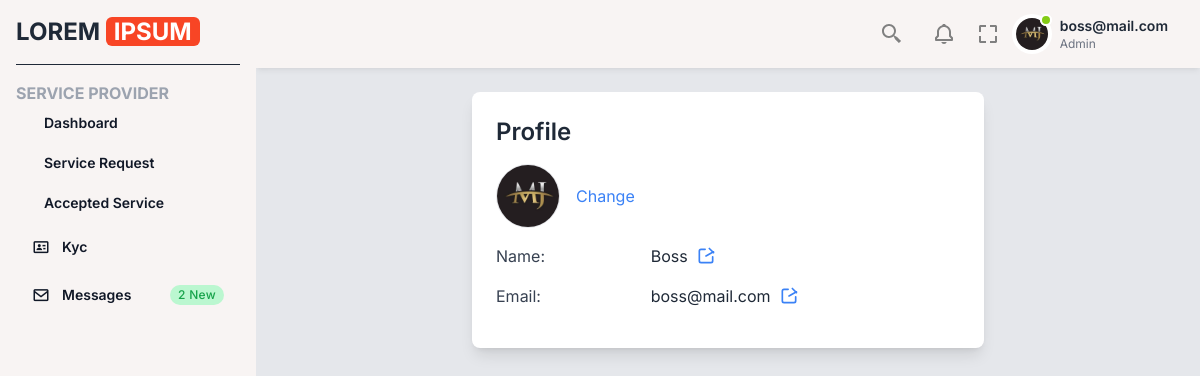
The app's page /service_provider/s_profile/ (signed in) with its own data.
### dashboard/models.py (models this page shows, shortened)
class custom_user(AbstractUser):
    ROLE_CHOICES = (
        ('admin', 'Admin'),
        ('client', 'Client'),
        ('service_provider', 'Service Provider'),
    )
    role = models.CharField(max_length=20, choices=ROLE_CHOICES, default='client')
    profile_image = models.ImageField(upload_to='profile_pics/', blank=True, null=True)
    name = models.CharField(max_length=255, blank=True, null=True)

### dashboard/views.py (the view, shortened to what this page needs)
# urls.py: path('profile/', profile_view, name = 'profile'),
def profile_view(request):
    user = request.user
    template_name = "dashboard/admin_profile.html"
    redirect_url = "profile"
    if request.resolver_match.url_name == "s_profile":
        template_name = "service_provider/s_profile.html"
        redirect_url = "s_profile"
    return render(request, template_name, {"user": user})

### clone/context_processors.py (called while the page is built)
def cart_item_count(request):
    if request.user.is_authenticated:
        cart_count = Cart.objects.filter(user=request.user).count()
    else:
        cart_count = 0  # If not logged in, show zero
    return {"cart_item_count": cart_count}

### service_provider/templates/service_provider/s_profile.html (shortened to what this page needs)
{% extends 'service_dashboard.html' %}
{% block s_provider %}
{% load static %}
<div class="container mx-auto p-6">
    <div class="bg-white shadow-lg rounded-lg p-6 w-full max-w-lg mx-auto">
        <h2 class="text-2xl font-semibold mb-4">Profile</h2>
        <form method="post" enctype="multipart/form-data" id="profile-form">
            <div class="mb-4 flex items-center">
                <img id="profile-img" src="{{ user.profile_image.url }}" alt="Profile Image" class="w-16 h-16 rounded-full object-cover border">
                <label for="profile_image" class="ml-4 cursor-pointer text-blue-500 hover:underline">Change</label>
            </div>
            <div class="mb-4 flex justify-between items-center">
                <label class="text-gray-700">Name:</label>
                <div class="flex items-center w-2/3">
                    <span id="name-text">{{ user.username | title }}</span>
                    <button type="button" class="ml-2 text-blue-500 edit-btn" data-target="name">
                        <svg xmlns="http://www.w3.org/2000/svg" class="h-5 w-5" fill="none" viewBox="0 0 24 24" stroke="currentColor">
                            <path stroke-linecap="round" stroke-linejoin="round" stroke-width="2" d="M11 4H6a2 2 0 00-2 2v12a2 2 0 002 2h12a2 2 0 002-2v-5M16 3l5 5m-9 4L21 7M16 3l5 5"/>
                        </svg>
                    </button>
                </div>
            </div>
            <div class="mb-4 flex justify-between items-center">
                <label class="text-gray-700">Email:</label>
                <div class="flex items-center w-2/3">
                    <span id="email-text">{{ user.email }}</span>
                    <button type="button" class="ml-2 text-blue-500 edit-btn" data-target="email">
                        <svg xmlns="http://www.w3.org/2000/svg" class="h-5 w-5" fill="none" viewBox="0 0 24 24" stroke="currentColor">
                            <path stroke-linecap="round" stroke-linejoin="round" stroke-width="2" d="M11 4H6a2 2 0 00-2 2v12a2 2 0 002 2h12a2 2 0 002-2v-5M16 3l5 5m-9 4L21 7M16 3l5 5"/>
                        </svg>
                    </button>
                </div>
            </div>
        </form>
    </div>
</div>
{% endblock %}

### templates/service_dashboard.html (shortened to what this page needs)
<!DOCTYPE html>
<html lang="en">
  <head>
    <link
      href="https://fonts.bunny.net/css?family=figtree:400,500,600&display=swap"
      rel="stylesheet"
    />
    <link
      href="https://unpkg.com/boxicons@2.1.4/css/boxicons.min.css"
      rel="stylesheet"
    />
    <link
      href="https://cdn.jsdelivr.net/npm/remixicon@3.5.0/fonts/remixicon.css"
      rel="stylesheet"
    />
    <script src="https://cdn.tailwindcss.com"></script>
  </head>
  <body class="text-gray-800 font-inter">
    <div
      class="fixed left-0 top-0 w-64 h-full bg-[#f8f4f3] p-4 z-50 sidebar-menu transition-transform"
    >
      <a href="#" class="flex items-center pb-4 border-b border-b-gray-800">
        <h2 class="font-bold text-2xl">
          LOREM
          <span class="bg-[#f84525] text-white px-2 rounded-md">IPSUM</span>
        </h2>
      </a>
      <ul class="mt-4">
        <span class="text-gray-400 font-bold">SERVICE PROVIDER</span>
        <li class="mb-1 group">
          <a
            href="{% url 'provider_dashboard' %}"
            class="flex font-semibold items-center py-2 px-4 text-gray-900 hover:bg-gray-950 hover:text-gray-100 rounded-md group-[.active]:bg-gray-800 group-[.active]:text-white group-[.selected]:bg-gray-950 group-[.selected]:text-gray-100"
          >
            <span class="text-sm">Dashboard</span>
          </a>
        </li>
        <li class="mb-1 group">
          <a
            href="{% url 's_booking_request' %}"
            class="flex font-semibold items-center py-2 px-4 text-gray-900 hover:bg-gray-950 hover:text-gray-100 rounded-md group-[.active]:bg-gray-800 group-[.active]:text-white group-[.selected]:bg-gray-950 group-[.selected]:text-gray-100"
          >
            <span class="text-sm">Service Request</span>
          </a>
        </li>
        <li class="mb-1 group">
          <a
            href="{% url 'accepted_services' %}"
            class="flex font-semibold items-center py-2 px-4 text-gray-900 hover:bg-gray-950 hover:text-gray-100 rounded-md group-[.active]:bg-gray-800 group-[.active]:text-white group-[.selected]:bg-gray-950 group-[.selected]:text-gray-100"
          >
            <span class="text-sm">Accepted Service</span>
          </a>
        </li>
        <li class="mb-1 group">
          <a
            href="{% url 'kyc' %}"
            class="flex font-semibold items-center py-2 px-4 text-gray-900 hover:bg-gray-950 hover:text-gray-100 rounded-md group-[.active]:bg-gray-800 group-[.active]:text-white group-[.selected]:bg-gray-950 group-[.selected]:text-gray-100"
          >
          <i class="bx bx-id-card mr-3 text-lg"></i>
            <span class="text-sm">Kyc</span>
          </a>
        </li>
        <li class="mb-1 group">
          <a
            href="{% url 's_notification' %}"
            class="flex font-semibold items-center py-2 px-4 text-gray-900 hover:bg-gray-950 hover:text-gray-100 rounded-md group-[.active]:bg-gray-800 group-[.active]:text-white group-[.selected]:bg-gray-950 group-[.selected]:text-gray-100"
          >
            <i class="bx bx-envelope mr-3 text-lg"></i>
            <span class="text-sm">Messages</span>
            <span
              class="md:block px-2 py-0.5 ml-auto text-xs font-medium tracking-wide text-green-600 bg-green-200 rounded-full"
              >2 New</span
            >
          </a>
        </li>
      </ul>
    </div>
    <main
      class="w-full md:w-[calc(100%-256px)] md:ml-64 bg-gray-200 min-h-screen transition-all main"
    >
      <div
        class="py-2 px-6 bg-[#f8f4f3] flex items-center shadow-md shadow-black/5 sticky top-0 left-0 z-30"
      >
        <ul class="ml-auto flex items-center">
          <li class="mr-1 dropdown">
            <button
              type="button"
              class="dropdown-toggle text-gray-400 mr-4 w-8 h-8 rounded flex items-center justify-center hover:text-gray-600"
            >
            </button>
          </li>
          <li class="dropdown">
            <button
              type="button"
              class="dropdown-toggle text-gray-400 mr-4 w-8 h-8 rounded flex items-center justify-center hover:text-gray-600"
            >
            </button>
          </li>
          <button id="fullscreen-button">
            <svg
              xmlns="http://www.w3.org/2000/svg"
              width="24"
              height="24"
              class="hover:bg-gray-100 rounded-full"
              viewBox="0 0 24 24"
              style="fill: gray; transform: ; msfilter: "
            >
              <path
                d="M5 5h5V3H3v7h2zm5 14H5v-5H3v7h7zm11-5h-2v5h-5v2h7zm-2-4h2V3h-7v2h5z"
              ></path>
            </svg>
          </button>
          <li class="dropdown ml-3">
            <button type="button" class="dropdown-toggle flex items-center">
              <div class="flex-shrink-0 w-10 h-10 relative">
                <div
                  class="p-1 bg-white rounded-full focus:outline-none focus:ring"
                >
                  <img
                    class="w-8 h-8 rounded-full"
                    src="{% if user.profile_image %}{{ user.profile_image.url }}{% else %}https://via.placeholder.com/40{% endif %}"
                    alt="User Profile"
                  />
                  <div
                    class="top-0 left-7 absolute w-3 h-3 bg-lime-500 border-2 border-white rounded-full"
                  ></div>
                </div>
              </div>
              <div class="p-2 md:block text-left">
                <h2 class="text-sm font-semibold text-gray-800">
                  {{ user.get_full_name|default:user.email }}
                </h2>
                <p class="text-xs text-gray-500">{{ user.role|title }}</p>
              </div>
            </button>
          </li>
        </ul>
      </div>
      {% block s_provider %} {% endblock %}
    </main>
  </body>
</html>

### records on screen
custom_user: profile_image (picture), get_full_name "boss@mail.com", role "Admin", username "Boss", email "boss@mail.com"
